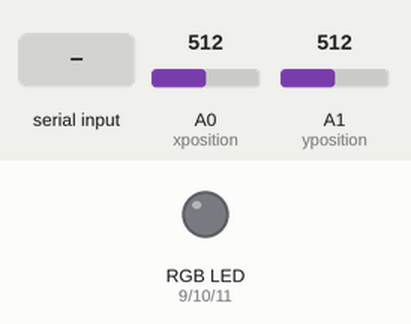
The sketch below on a simulated Arduino Uno, built with avr-gcc and run on an emulated ATmega328P. Shown: an RGB LED mixed from three pins (HIGH = lit). The test bench sets the inputs (shaded band); at power-on: A0 (xposition) = 512, A1 (yposition) = 512. Dim RGB values are drawn brighter than linear; what the sketch prints to the serial monitor is not drawn.

Above: at 1.2 s.
1.3 s: "1" received over Serial
At 1.9 s:
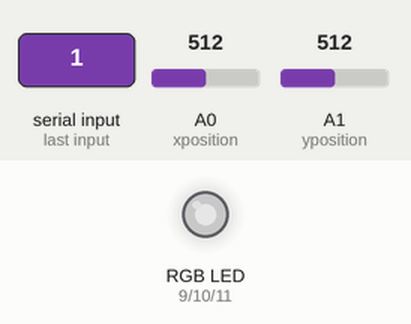
2.8 s: "2" received over Serial
At 3.6 s:
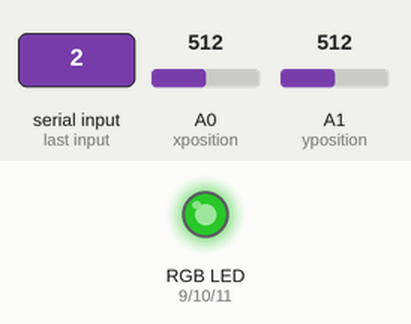
4.3 s: "3" received over Serial
At 5.4 s:
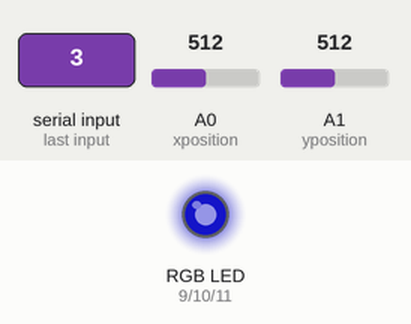
Timing chart, 0 to 7.3 s (numbered marks = the images above; inputs shaded):
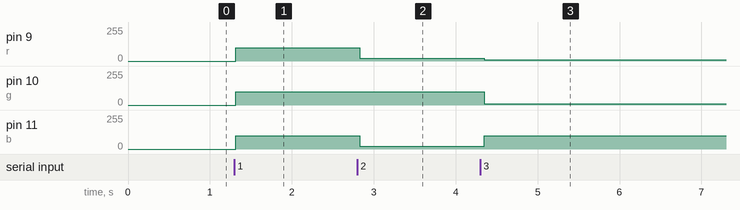

Measured:
- after the input at 1.3 s, pin 9 (r), pin 10 (g), pin 11 (b): 0/255 → 100/255 at once
- after the input at 2.8 s, pin 9 (r), pin 11 (b): 100/255 → 20/255 at once
- after the input at 4.3 s, pin 9 (r): 20/255 → 10/255 after 0.05 s; pin 10 (g): 100/255 → 10/255 after 0.05 s; pin 11 (b): 20/255 → 100/255 after 0.05 s

The sketch:

sketch.ino
```cpp
const int r = 9; //initialize pin number for RGB led
const int g = 10;
const int b = 11;

const int xposition = A0; //initialize pin number for x and y position reading
const int yposition = A1;

void setup(){
  Serial.begin(9600); //initialize serial
  for (int i = 9; i <12; i++){  //set pinMode to output for RGB led
    pinMode(i, OUTPUT);
  }
  for (int i = 9; i <12; i++){ //close all light
    analogWrite(i, 0);
  }
}

void loop(){
    if (Serial.available() > 0) { //check if any input from keyboard
        char received = Serial.read(); //read the input and store in received
        if (received == '1') { //check if received is 1
            analogWrite(r, 100); //light led to white
            analogWrite(g, 100);
            analogWrite(b, 100);
        } else if (received == '2') { //check if received is 2
            analogWrite(r, 20); //light led to blue
            analogWrite(g, 100);
            analogWrite(b, 20);
        } else if (received == '3') { //check if received is 3
            analogWrite(r, 10);  //light led to light blue
            analogWrite(g, 10);
            analogWrite(b, 100);
        }

    }
    int x = analogRead(xposition); //read x position from pin
    int y = analogRead(yposition); //read y position from pin (joy stick)
    Serial.print(x); //print x position to serial (x, y)
    Serial.print(",");
    Serial.println(y); //print y position to serial in forms of (x, y)

    delay(50);//short delay for stability
}
```
